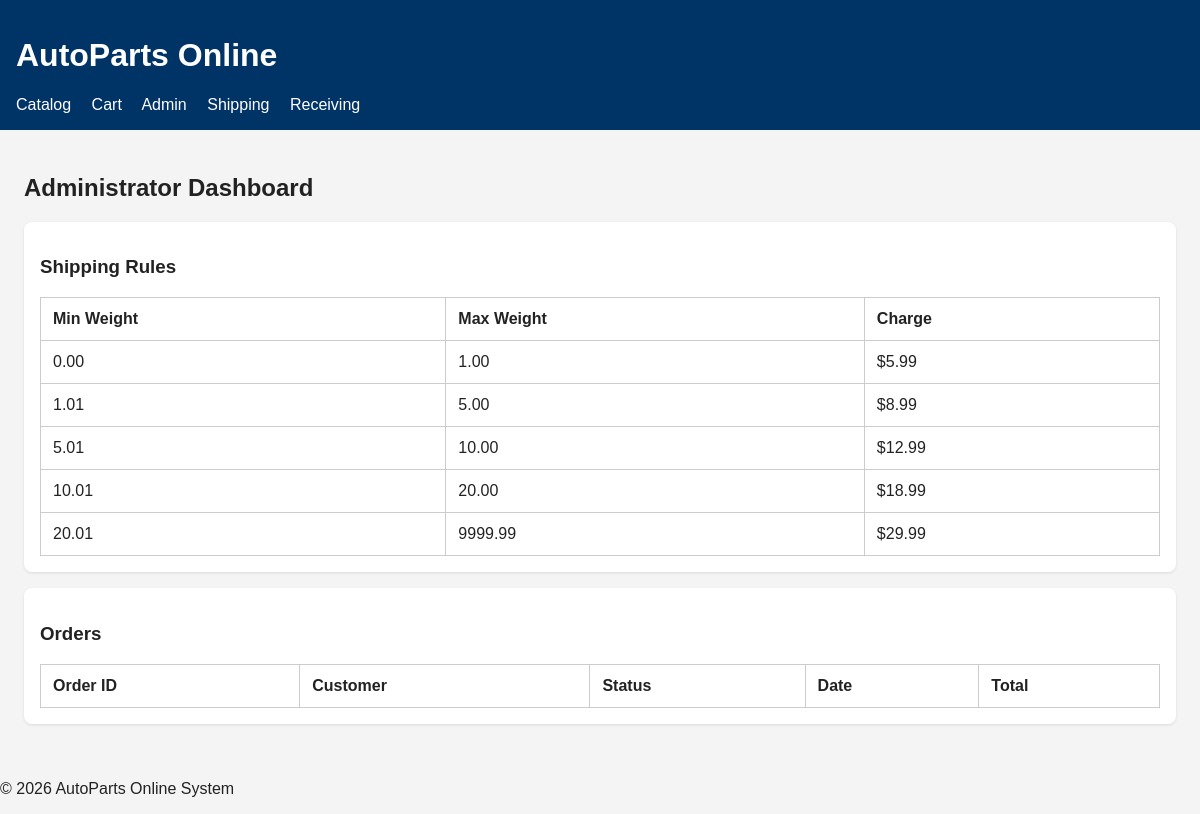
The app's page /admin.php with its own data.
### tables this page shows
CREATE TABLE shipping_rules (
    rule_id INT AUTO_INCREMENT PRIMARY KEY,
    min_weight DECIMAL(8,2) NOT NULL,
    max_weight DECIMAL(8,2) NOT NULL,
    charge DECIMAL(8,2) NOT NULL,
    active TINYINT(1) NOT NULL DEFAULT 1
);

### admin.php (the view, shortened to what this page needs)
<?php require_once '../includes/functions.php'; include '../includes/header.php'; $pdo = getConnection();
$rules = $pdo->query('SELECT * FROM shipping_rules ORDER BY min_weight')->fetchAll(PDO::FETCH_ASSOC);
?>
<h2>Administrator Dashboard</h2>
<div class="card"><h3>Shipping Rules</h3>
<table><tr><th>Min Weight</th><th>Max Weight</th><th>Charge</th></tr>
<?php foreach ($rules as $rule): ?><tr><td><?= $rule['min_weight'] ?></td><td><?= $rule['max_weight'] ?></td><td>$<?= number_format($rule['charge'],2) ?></td></tr><?php endforeach; ?>
</table></div>
<div class="card"><h3>Orders</h3>
<table><tr><th>Order ID</th><th>Customer</th><th>Status</th><th>Date</th><th>Total</th></tr>
</table></div>
<?php include '../includes/footer.php'; ?>

### header.php (shortened to what this page needs)
<!DOCTYPE html>
<html lang="en">
<head>
    <link rel="stylesheet" href="../assets/css/styles.css">
</head>
<body>
<header>
    <h1>AutoParts Online</h1>
    <nav>
        <a href="../customer/index.php">Catalog</a>
        <a href="../customer/cart.php">Cart</a>
        <a href="../admin/admin.php">Admin</a>
        <a href="../warehouse/warehouse_packing.php">Shipping</a>
        <a href="../warehouse/warehouse_receiving.php">Receiving</a>
    </nav>
</header>
<main>

### footer.php
</main>
<footer>
    <p>&copy; 2026 AutoParts Online System</p>
</footer>
</body>
</html>

### styles.css (style rules this page uses)
body { font-family: Arial, sans-serif; margin: 0; background:#f4f4f4; color:#222; }
header { background:#003366; color:#fff; padding:1rem; }
nav a { color:#fff; margin-right:1rem; text-decoration:none; }
main { padding:1.5rem; }
.card { background:#fff; padding:1rem; border-radius:8px; margin-bottom:1rem; box-shadow:0 1px 3px rgba(0,0,0,.1); }
table { width:100%; border-collapse: collapse; background:#fff; }
th, td { border:1px solid #ccc; padding:.75rem; text-align:left; }

### records on screen
shipping_rules: min_weight "0.00", max_weight "1.00", charge "5.99"
shipping_rules: min_weight "1.01", max_weight "5.00", charge "8.99"
shipping_rules: min_weight "5.01", max_weight "10.00", charge "12.99"
shipping_rules: min_weight "10.01", max_weight "20.00", charge "18.99"
shipping_rules: min_weight "20.01", max_weight "9999.99", charge "29.99"
